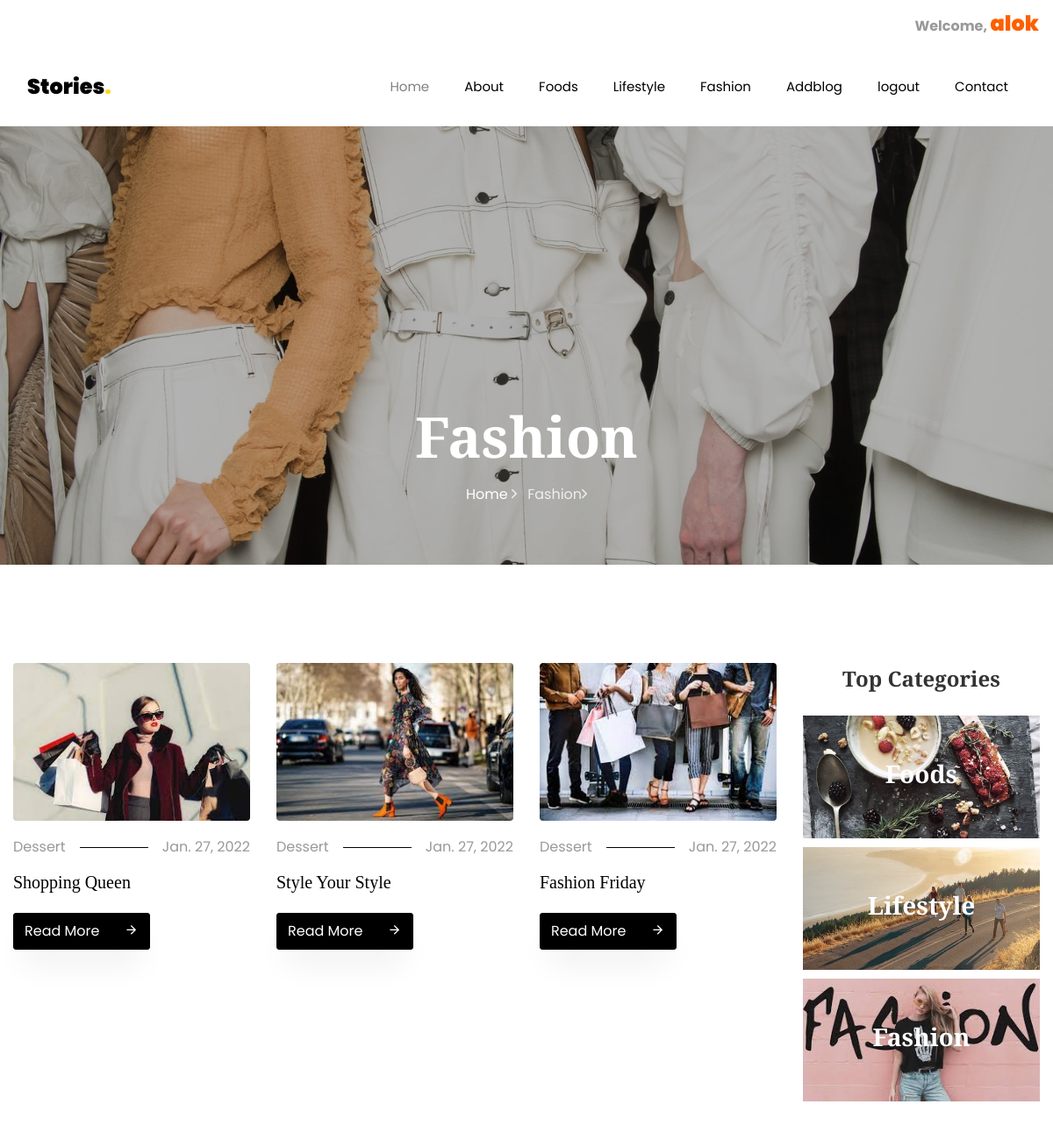
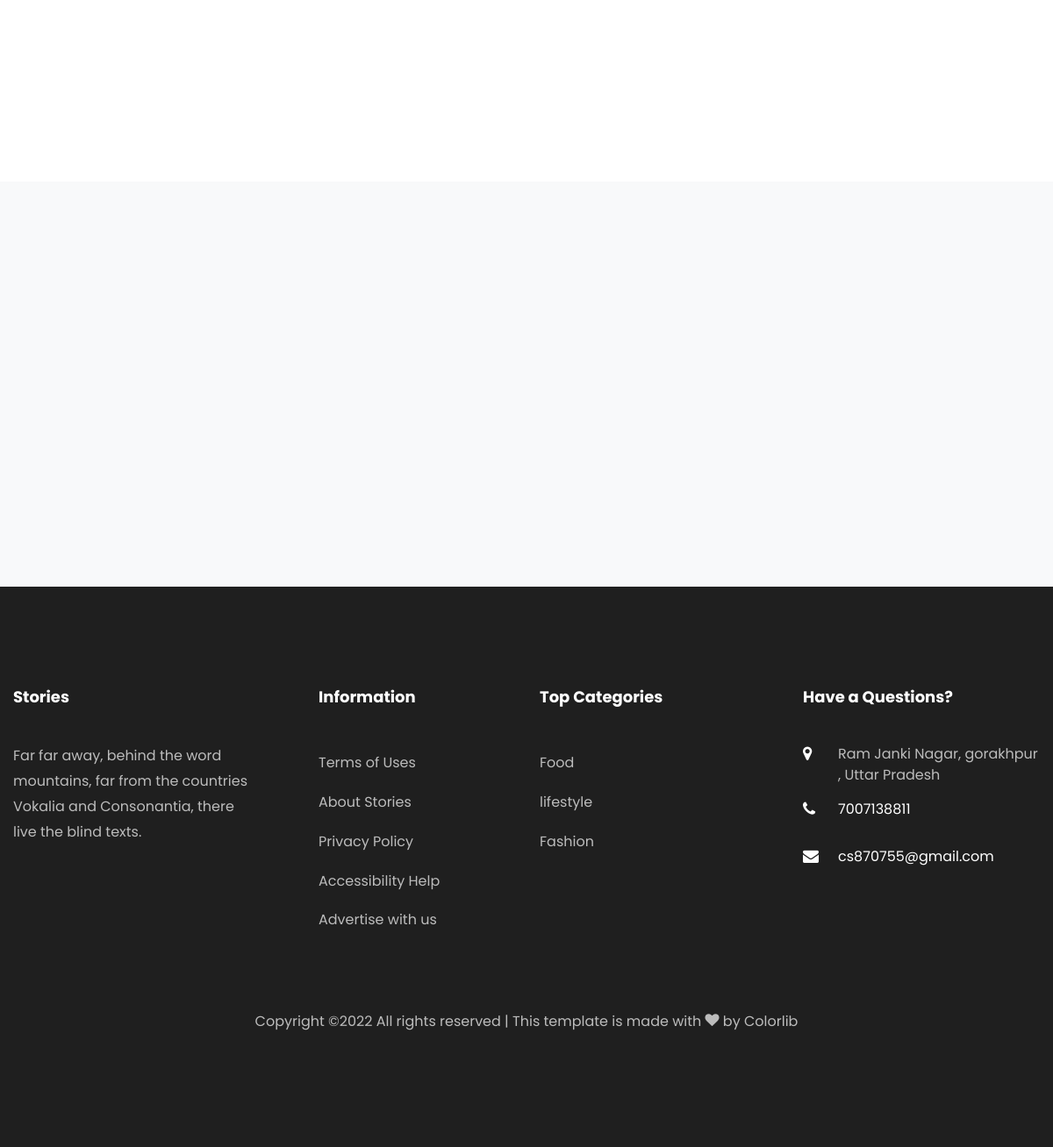
Page /fashion/3/ (signed in) on the committed database (2 pictures, top to bottom).
### blog/models.py (models this page shows, shortened)
class Blog(models.Model):
    cat=models.ForeignKey(category,on_delete=models.CASCADE,null=True)
    usr=models.ForeignKey(User,on_delete=models.CASCADE,null=True)
    title=models.CharField(max_length=100,null=True)
    sdes=models.TextField(null=True)
    long_des = models.TextField(null=True)
    images=models.FileField(null=True)
    date = models.DateField(null=True)

### blog/views.py (the view)
# urls.py: path('fashion/<int:cid>/', fashion, name='fashion'),
def fashion(request,cid):
    catdata=category.objects.get(id=cid)
    fashionblog = Blog.objects.filter(cat=catdata)
    d = {"fashionblog": fashionblog}
    return render(request, 'fashion.html', d)
    return render(request,'fashion.html')

### blog/templates/fashion.html (shortened to what this page needs)
{% extends 'base.html' %}
	{% load static %}
	{% block body %}
    <section class="hero-wrap hero-wrap-2" style="background-image: url({% static 'images/fashionback.jpeg' %});">
      <div class="overlay"></div>
      <div class="container">
        <div class="row no-gutters slider-text align-items-end justify-content-center">
          <div class="col-md-9 ftco-animate pb-5 text-center">
            <h1 class="mb-3 bread">Fashion</h1>
            <p class="breadcrumbs"><span class="mr-2"><a href="index.html">Home <i class="ion-ios-arrow-forward"></i></a></span> <span>Fashion<i class="ion-ios-arrow-forward"></i></span></p>
          </div>
        </div>
      </div>
    </section>
    <section class="ftco-section">
    	<div class="container">
        <div class="row">
        	<div class="col-lg-9">
        		<div class="row">
                    {% for i in fashionblog %}
        			<div class="col-md-4 ftco-animate">
    						<div class="blog-entry">
		    					<a href="{% url 'blog_detail' i.id %}" class="img-2"><img src={{ i.images.url}} class="img-fluid" alt="Colorlib Template"></a>
			    				<div class="text pt-3">
	    							<p class="meta d-flex"><span class="pr-3">Dessert</span><span class="ml-auto pl-3">{{i.date}}</span></p>
	    							<h3><a href="{% url 'blog_detail' i.id %}">{{i.title}}</a></h3>
	    							<p class="mb-0"><a href="{% url 'blog_detail' i.id %}" class="btn btn-black py-2">Read More <span class="icon-arrow_forward ml-4"></span></a></p>
	    						</div>
		    				</div>
    					</div>
                    {% endfor %}
        		</div>
        	</div>
        	<div class="col-lg-3">
	            <div class="sidebar-box categories text-center ftco-animate">
			          <h2 class="heading mb-4"> Top Categories</h2>
			          <ul class="category-image">
			          	<li>
			          		<a href="{% url 'foods' 1 %}" class="img d-flex align-items-center justify-content-center text-center" style="background-image: url({% static 'images/category-1.jpg' %});">
			          			<div class="text">
			          				<h3>Foods</h3>
			          			</div>
			          		</a>
			          	</li>
			          	<li>
			          		<a href="{% url 'lifestyle' 2 %}" class="img d-flex align-items-center justify-content-center text-center" style="background-image: url({% static 'images/lifestyleback.jpeg' %});">
			          			<div class="text">
			          				<h3>Lifestyle</h3>
			          			</div>
			          		</a>
			          	</li>
			          	<li>
			          		<a href="{% url 'fashion' 3 %}" class="img d-flex align-items-center justify-content-center text-center" style="background-image: url({% static 'images/fashion_theme.jpeg' %});">
			          			<div class="text">
			          				<h3>Fashion</h3>
			          			</div>
			          		</a>
			          	</li>
			          </ul>
	        		</div>
            </div>
        	</div>
        </div>
    </section>
  {% endblock %}

### blog/templates/base.html (shortened to what this page needs)
<!DOCTYPE html>
<html lang="en">
  <head>
	  {% load static %}
    <link rel="stylesheet" href="{% static 'css/open-iconic-bootstrap.min.css' %}">
    <link rel="stylesheet" href="{% static 'css/animate.css' %}">
    <link rel="stylesheet" href="{% static 'css/owl.carousel.min.css' %}">
    <link rel="stylesheet" href="{% static 'css/owl.theme.default.min.css' %}">
    <link rel="stylesheet" href="{% static 'css/magnific-popup.css' %}">
    <link rel="stylesheet" href="{% static 'css/aos.css' %}">
    <link rel="stylesheet" href="{% static 'css/ionicons.min.css' %}">
    <link rel="stylesheet" href="{% static 'css/flaticon.css' %}">
    <link rel="stylesheet" href="{% static 'css/icomoon.css' %}">
    <link rel="stylesheet" href="{% static 'css/style.css' %}">
  </head>
  <body>
  {% if user.is_authenticated %}
  <div class="top-header">
    <div class="row">
      <div class="col-lg-12 text-right text-lg-right">
        <ul class="navbar-nav ml-auto">
          <div style="text-align:right;" >
         <li class="list-inline-item-last" style="text-align:right;"> <b>Welcome, </b><a  class="navbar-brand" href="{% url 'dashboard' 'MyBlog' %}">{{request.user.first_name}}</a></li>
          </div>
        </ul>
      </div>
    </div>
  </div>
  {% endif %}
	  <nav class="navbar navbar-expand-lg navbar-dark bg-dark ftco-navbar-light" id="ftco-navbar">
	    <div class="container">
	      <a class="navbar-brand" href="index.html">Stories<span>.</span></a>
	      <div class="collapse navbar-collapse" id="ftco-nav">
	        <ul class="navbar-nav ml-auto">
	          <li class="nav-item active"><a href="{% url 'home' %}" class="nav-link">Home</a></li>
	          <li class="nav-item"><a href="{% url 'about' %}" class="nav-link">About</a></li>
	          <li class="nav-item"><a href="{% url 'foods' 1 %}" class="nav-link">Foods</a></li>
	          <li class="nav-item"><a href="{% url 'lifestyle' 2 %}" class="nav-link">Lifestyle</a></li>
               <li class="nav-item"><a href="{% url 'fashion' 3 %}" class="nav-link">Fashion</a></li>
              <li class="nav-item"><a href="{% url 'add_blog' %}" class="nav-link">Addblog</a></li>
                 {% if request.user.is_authenticated %}
              <li class="nav-item"><a href="{% url 'logout' %}" class="nav-link">logout</a></li>
                {% endif %}
	          <li class="nav-item"><a href="{% url 'contact' %}" class="nav-link">Contact</a></li>
	        </ul>
	      </div>
	    </div>
	  </nav>
  {% block body %}
  {% endblock %}
  <section class="ftco-subscribe ftco-section bg-light">
      <div class="overlay">
        <div class="container">
          <div class="row d-flex justify-content-center">
          </div>
        </div>
      </div>
    </section>
    <footer class="ftco-footer ftco-footer-2 ftco-section">
      <div class="container">
        <div class="row mb-5">
          <div class="col-md">
            <div class="ftco-footer-widget mb-4">
              <h2 class="ftco-heading-2">Stories</h2>
              <p>Far far away, behind the word mountains, far from the countries Vokalia and Consonantia, there live the blind texts.</p>
              <ul class="ftco-footer-social list-unstyled float-md-left float-lft mt-5">
              </ul>
            </div>
          </div>
          <div class="col-md">
            <div class="ftco-footer-widget mb-4 ml-md-5">
              <h2 class="ftco-heading-2">Information</h2>
              <ul class="list-unstyled">
                <li><a href="#" class="py-2 d-block">Terms of Uses</a></li>
                <li><a href="#" class="py-2 d-block">About Stories</a></li>
                <li><a href="#" class="py-2 d-block">Privacy Policy</a></li>
                <li><a href="#" class="py-2 d-block">Accessibility Help</a></li>
                <li><a href="#" class="py-2 d-block">Advertise with us</a></li>
              </ul>
            </div>
          </div>
          <div class="col-md">
             <div class="ftco-footer-widget mb-4">
              <h2 class="ftco-heading-2"> Top Categories</h2>
              <ul class="list-unstyled">
                <li><a href="{% url 'foods' 1 %}" class="py-2 d-block">Food</a></li>
                <li><a href="{% url 'lifestyle' 2 %}" class="py-2 d-block">lifestyle</a></li>
                <li><a href="{% url 'fashion' 3 %}" class="py-2 d-block">Fashion</a></li>
              </ul>
            </div>
          </div>
          <div class="col-md">
            <div class="ftco-footer-widget mb-4">
            	<h2 class="ftco-heading-2">Have a Questions?</h2>
            	<div class="block-23 mb-3">
	              <ul>
	                <li><span class="icon icon-map-marker"></span><span class="text">Ram Janki Nagar, gorakhpur , Uttar Pradesh</span></li>
	                <li><a href="#"><span class="icon icon-phone"></span><span class="text">7007138811</span></a></li>
	                <li><a href="#"><span class="icon icon-envelope"></span><span class="text">cs870755@gmail.com</span></a></li>
	              </ul>
	            </div>
            </div>
          </div>
        </div>
        <div class="row">
          <div class="col-md-12 text-center">
            <p>
  Copyright &copy;<script>document.write(new Date().getFullYear());</script> All rights reserved | This template is made with <i class="icon-heart color-danger" aria-hidden="true"></i> by <a href="https://colorlib.com" target="_blank">Colorlib</a>
  </p>
          </div>
        </div>
      </div>
    </footer>
  </body>
</html>

### blog/static/css/icomoon.css (style rules this page uses)
[class^="icon-"], [class*=" icon-"] { font-family: 'icomoon' !important; speak: none; font-style: normal; font-weight: normal; font-variant: normal; text-transform: none; line-height: 1; -webkit-font-smoothing: antialiased; -moz-osx-font-smoothing: grayscale; }
.icon-heart:before { content: "\f004"; }
.icon-map-marker:before { content: "\f041"; }
.icon-phone:before { content: "\f095"; }
.icon-envelope:before { content: "\f0e0"; }
.icon-arrow_forward:before { content: "\e5c8"; }

### rows in the picture
Blog: images (picture), date "Jan. 27, 2022", title "Shopping Queen"
Blog: images (picture), date "Jan. 27, 2022", title "Style Your Style"
Blog: images (picture), date "Jan. 27, 2022", title "Fashion Friday"

### other values in the picture
{{ request.user.first_name }} "alok"
